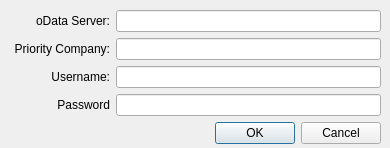
<?xml version="1.0" encoding="UTF-8"?>
<ui version="4.0">
 <class>Dialog</class>
 <widget class="QDialog" name="Dialog">
  <property name="geometry">
   <rect>
    <x>0</x>
    <y>0</y>
    <width>390</width>
    <height>148</height>
   </rect>
  </property>
  <property name="windowTitle">
   <string>Log in</string>
  </property>
  <widget class="QWidget" name="gridLayoutWidget">
   <property name="geometry">
    <rect>
     <x>10</x>
     <y>10</y>
     <width>371</width>
     <height>141</height>
    </rect>
   </property>
   <layout class="QGridLayout" name="gridLayout">
    <item row="5" column="1">
     <spacer name="verticalSpacer">
      <property name="orientation">
       <enum>Qt::Vertical</enum>
      </property>
      <property name="sizeHint" stdset="0">
       <size>
        <width>20</width>
        <height>40</height>
       </size>
      </property>
     </spacer>
    </item>
    <item row="1" column="0">
     <widget class="QLabel" name="label_2">
      <property name="minimumSize">
       <size>
        <width>100</width>
        <height>0</height>
       </size>
      </property>
      <property name="text">
       <string>Priority Company:</string>
      </property>
      <property name="alignment">
       <set>Qt::AlignRight|Qt::AlignTrailing|Qt::AlignVCenter</set>
      </property>
     </widget>
    </item>
    <item row="0" column="0">
     <widget class="QLabel" name="label">
      <property name="minimumSize">
       <size>
        <width>100</width>
        <height>0</height>
       </size>
      </property>
      <property name="text">
       <string>oData Server:</string>
      </property>
      <property name="alignment">
       <set>Qt::AlignRight|Qt::AlignTrailing|Qt::AlignVCenter</set>
      </property>
     </widget>
    </item>
    <item row="2" column="0">
     <widget class="QLabel" name="label_3">
      <property name="minimumSize">
       <size>
        <width>100</width>
        <height>0</height>
       </size>
      </property>
      <property name="text">
       <string>Username:</string>
      </property>
      <property name="alignment">
       <set>Qt::AlignRight|Qt::AlignTrailing|Qt::AlignVCenter</set>
      </property>
     </widget>
    </item>
    <item row="3" column="0">
     <widget class="QLabel" name="label_4">
      <property name="minimumSize">
       <size>
        <width>100</width>
        <height>0</height>
       </size>
      </property>
      <property name="text">
       <string>Password</string>
      </property>
      <property name="alignment">
       <set>Qt::AlignRight|Qt::AlignTrailing|Qt::AlignVCenter</set>
      </property>
     </widget>
    </item>
    <item row="4" column="1">
     <widget class="QDialogButtonBox" name="buttonBox">
      <property name="orientation">
       <enum>Qt::Horizontal</enum>
      </property>
      <property name="standardButtons">
       <set>QDialogButtonBox::Cancel|QDialogButtonBox::Ok</set>
      </property>
     </widget>
    </item>
    <item row="0" column="1">
     <widget class="QLineEdit" name="url"/>
    </item>
    <item row="1" column="1">
     <widget class="QLineEdit" name="env"/>
    </item>
    <item row="2" column="1">
     <widget class="QLineEdit" name="username"/>
    </item>
    <item row="3" column="1">
     <widget class="QLineEdit" name="password">
      <property name="inputMask">
       <string/>
      </property>
      <property name="maxLength">
       <number>32767</number>
      </property>
      <property name="echoMode">
       <enum>QLineEdit::Password</enum>
      </property>
     </widget>
    </item>
   </layout>
  </widget>
 </widget>
 <resources/>
 <connections>
  <connection>
   <sender>buttonBox</sender>
   <signal>accepted()</signal>
   <receiver>Dialog</receiver>
   <slot>accept()</slot>
   <hints>
    <hint type="sourcelabel">
     <x>248</x>
     <y>254</y>
    </hint>
    <hint type="destinationlabel">
     <x>157</x>
     <y>274</y>
    </hint>
   </hints>
  </connection>
  <connection>
   <sender>buttonBox</sender>
   <signal>rejected()</signal>
   <receiver>Dialog</receiver>
   <slot>reject()</slot>
   <hints>
    <hint type="sourcelabel">
     <x>316</x>
     <y>260</y>
    </hint>
    <hint type="destinationlabel">
     <x>286</x>
     <y>274</y>
    </hint>
   </hints>
  </connection>
 </connections>
</ui>
